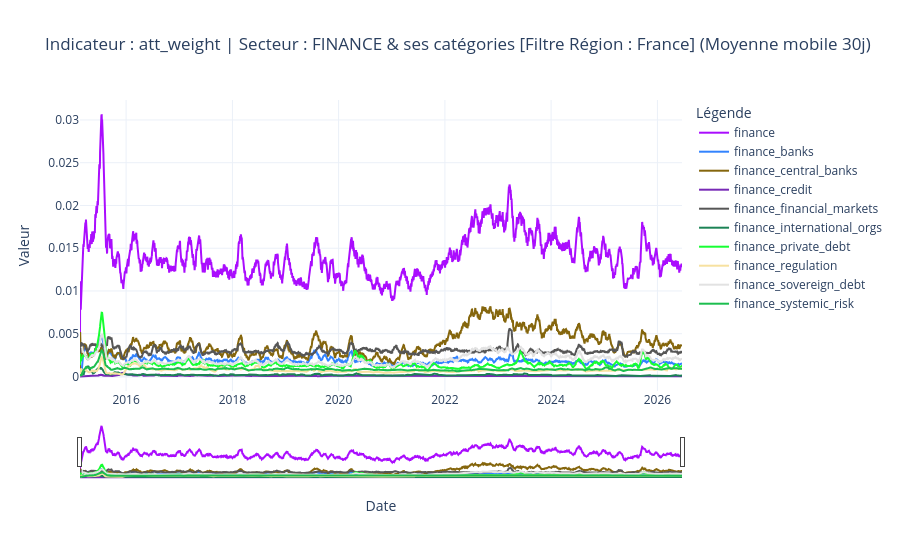

Notebook cell for this chart:
### Code cell
plot_gdelt_indicator(
    df_global, df_geo, 
    metric='att_weight', mode='categories', sector_name = 'finance', region_filter='France', rolling_window=30
)

### Figure 1 — Plotly figure (JSON) as saved in the notebook; plotly's stock layout.template omitted (floating-point values rounded to 4 significant figures; data arrays with more than 128 entries replaced by an {"elided": "..."} marker saying what was removed)
{"data": [{"hovertemplate": "Série=finance<br>period=%{x}<br>Valeur=%{y}<extra></extra>", "legendgroup": "finance", "line": {"color": "#AA0DFE", "dash": "solid"}, "marker": {"symbol": "circle"}, "mode": "lines", "name": "finance", "orientation": "v", "showlegend": true, "type": "scatter", "x": {"elided": "4123 str values"}, "xaxis": "x", "y": {"elided": "4123 float values"}, "yaxis": "y"}, {"hovertemplate": "Série=finance_banks<br>period=%{x}<br>Valeur=%{y}<extra></extra>", "legendgroup": "finance_banks", "line": {"color": "#3283FE", "dash": "solid"}, "marker": {"symbol": "circle"}, "mode": "lines", "name": "finance_banks", "orientation": "v", "showlegend": true, "type": "scatter", "x": {"elided": "4123 str values"}, "xaxis": "x", "y": {"elided": "4123 float values"}, "yaxis": "y"}, {"hovertemplate": "Série=finance_central_banks<br>period=%{x}<br>Valeur=%{y}<extra></extra>", "legendgroup": "finance_central_banks", "line": {"color": "#85660D", "dash": "solid"}, "marker": {"symbol": "circle"}, "mode": "lines", "name": "finance_central_banks", "orientation": "v", "showlegend": true, "type": "scatter", "x": {"elided": "4123 str values"}, "xaxis": "x", "y": {"elided": "4123 float values"}, "yaxis": "y"}, {"hovertemplate": "Série=finance_credit<br>period=%{x}<br>Valeur=%{y}<extra></extra>", "legendgroup": "finance_credit", "line": {"color": "#782AB6", "dash": "solid"}, "marker": {"symbol": "circle"}, "mode": "lines", "name": "finance_credit", "orientation": "v", "showlegend": true, "type": "scatter", "x": {"elided": "4123 str values"}, "xaxis": "x", "y": {"elided": "4123 float values"}, "yaxis": "y"}, {"hovertemplate": "Série=finance_financial_markets<br>period=%{x}<br>Valeur=%{y}<extra></extra>", "legendgroup": "finance_financial_markets", "line": {"color": "#565656", "dash": "solid"}, "marker": {"symbol": "circle"}, "mode": "lines", "name": "finance_financial_markets", "orientation": "v", "showlegend": true, "type": "scatter", "x": {"elided": "4123 str values"}, "xaxis": "x", "y": {"elided": "4123 float values"}, "yaxis": "y"}, {"hovertemplate": "Série=finance_international_orgs<br>period=%{x}<br>Valeur=%{y}<extra></extra>", "legendgroup": "finance_international_orgs", "line": {"color": "#1C8356", "dash": "solid"}, "marker": {"symbol": "circle"}, "mode": "lines", "name": "finance_international_orgs", "orientation": "v", "showlegend": true, "type": "scatter", "x": {"elided": "4123 str values"}, "xaxis": "x", "y": {"elided": "4123 float values"}, "yaxis": "y"}, {"hovertemplate": "Série=finance_private_debt<br>period=%{x}<br>Valeur=%{y}<extra></extra>", "legendgroup": "finance_private_debt", "line": {"color": "#16FF32", "dash": "solid"}, "marker": {"symbol": "circle"}, "mode": "lines", "name": "finance_private_debt", "orientation": "v", "showlegend": true, "type": "scatter", "x": {"elided": "4123 str values"}, "xaxis": "x", "y": {"elided": "4123 float values"}, "yaxis": "y"}, {"hovertemplate": "Série=finance_regulation<br>period=%{x}<br>Valeur=%{y}<extra></extra>", "legendgroup": "finance_regulation", "line": {"color": "#F7E1A0", "dash": "solid"}, "marker": {"symbol": "circle"}, "mode": "lines", "name": "finance_regulation", "orientation": "v", "showlegend": true, "type": "scatter", "x": {"elided": "4123 str values"}, "xaxis": "x", "y": {"elided": "4123 float values"}, "yaxis": "y"}, {"hovertemplate": "Série=finance_sovereign_debt<br>period=%{x}<br>Valeur=%{y}<extra></extra>", "legendgroup": "finance_sovereign_debt", "line": {"color": "#E2E2E2", "dash": "solid"}, "marker": {"symbol": "circle"}, "mode": "lines", "name": "finance_sovereign_debt", "orientation": "v", "showlegend": true, "type": "scatter", "x": {"elided": "4123 str values"}, "xaxis": "x", "y": {"elided": "4123 float values"}, "yaxis": "y"}, {"hovertemplate": "Série=finance_systemic_risk<br>period=%{x}<br>Valeur=%{y}<extra></extra>", "legendgroup": "finance_systemic_risk", "line": {"color": "#1CBE4F", "dash": "solid"}, "marker": {"symbol": "circle"}, "mode": "lines", "name": "finance_systemic_risk", "orientation": "v", "showlegend": true, "type": "scatter", "x": {"elided": "4123 str values"}, "xaxis": "x", "y": {"elided": "4123 float values"}, "yaxis": "y"}], "layout": {"hovermode": "x unified", "legend": {"title": {"text": "Légende"}, "tracegroupgap": 0}, "title": {"text": "Indicateur : att_weight | Secteur : FINANCE & ses catégories [Filtre Région : France] (Moyenne mobile 30j)"}, "xaxis": {"anchor": "y", "domain": [0, 1], "rangeslider": {"visible": true}, "title": {"text": "Date"}}, "yaxis": {"anchor": "x", "domain": [0, 1], "title": {"text": "Valeur"}}}}
